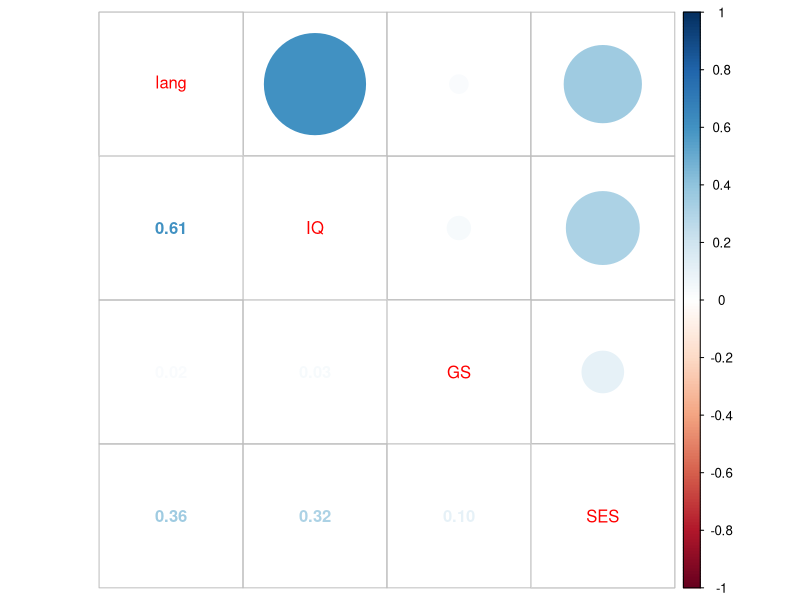
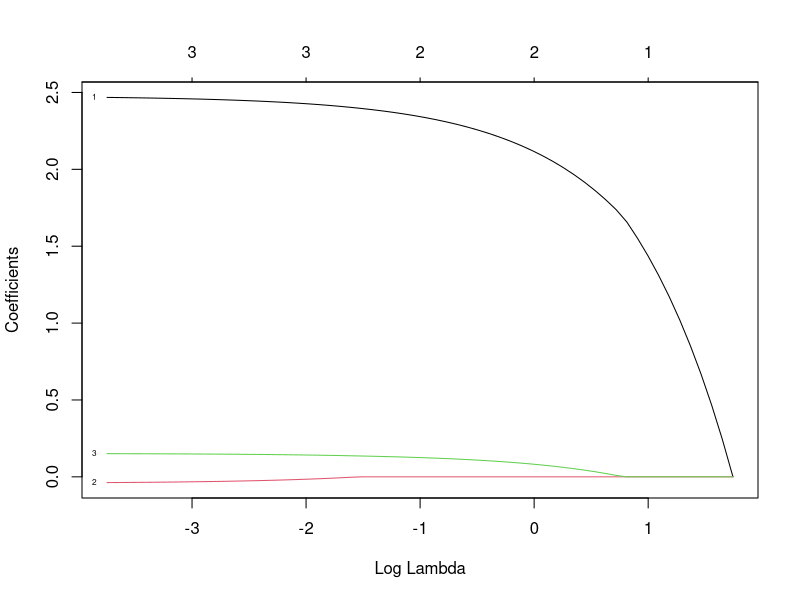
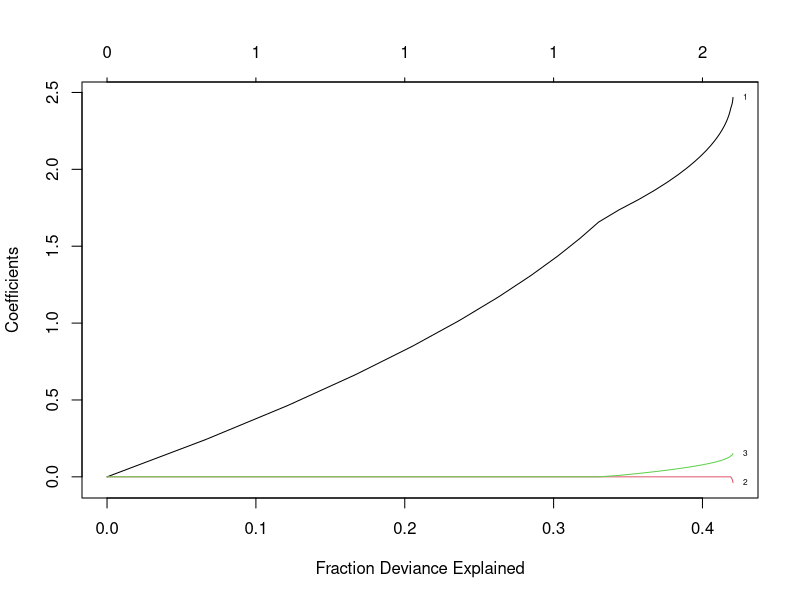
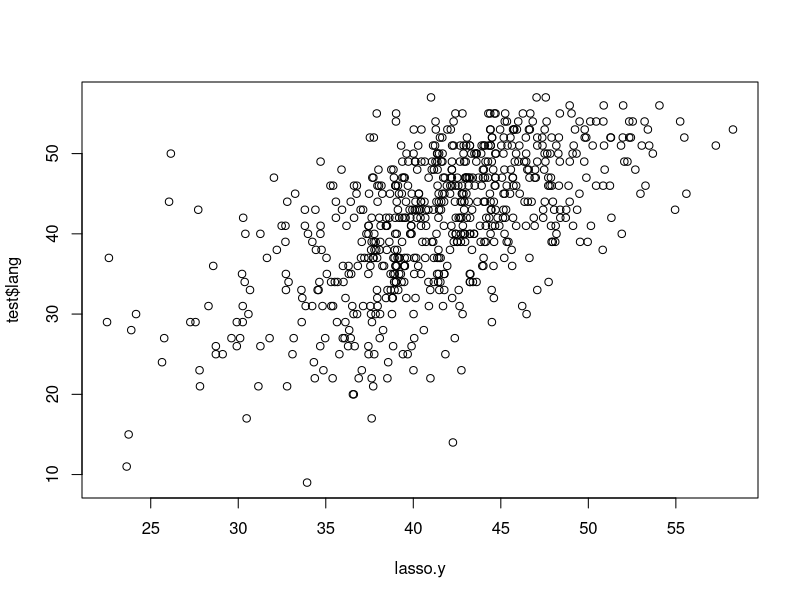

Source code (R) for these figures, in order:
#from https://educationalresearchtechniques.com/2017/04/05/8601/
library(MASS)
library(corrplot)
library(glmnet)

data("nlschools")
View(nlschools)
str(nlschools)

nlschools$class<-NULL
p.cor<-cor(nlschools[,-5])#take off the COMB var
corrplot.mixed(p.cor)

ind<-sample(2,nrow(nlschools),replace=T,prob = c(0.7,0.3))
train<-nlschools[ind==1,]
test<-nlschools[ind==2,]

train$COMB<-model.matrix( ~ COMB - 1, data=train ) #convert to dummy variable
test$COMB<-model.matrix( ~ COMB - 1, data=test )
predictor_variables<-as.matrix(train[,2:4])
language_score<-as.matrix(train$lang)
lasso<-glmnet(predictor_variables,language_score,family="gaussian",alpha=1)
print(lasso)
plot(lasso,xvar="lambda",label=T)
View(train)
plot(lasso,xvar='dev',label=T)


#test
test.matrix<-as.matrix(test[,2:4])
lasso.y<-predict(lasso,newx = test.matrix,type = 'response',s=.02)
plot(lasso.y,test$lang)
lasso.resid<-lasso.y-test$lang
mean(lasso.resid^2)
